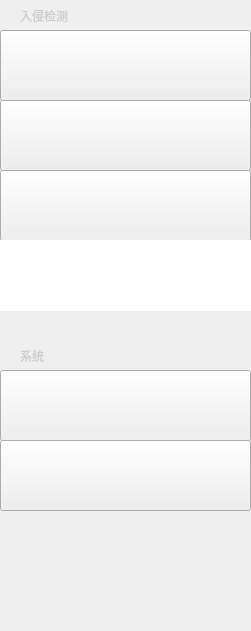
     <widget class="QFrame" name="LogMenu">
      <property name="geometry">
       <rect>
        <x>0</x>
        <y>30</y>
        <width>251</width>
        <height>631</height>
       </rect>
      </property>
      <property name="styleSheet">
       <string notr="true">background-image: url(:/blank/Design/blank.png);</string>
      </property>
      <property name="frameShape">
       <enum>QFrame::NoFrame</enum>
      </property>
      <property name="frameShadow">
       <enum>QFrame::Raised</enum>
      </property>
      <widget class="QGraphicsView" name="iconAlarm_7">
       <property name="geometry">
        <rect>
         <x>50</x>
         <y>110</y>
         <width>50</width>
         <height>44</height>
        </rect>
       </property>
       <property name="styleSheet">
        <string notr="true">background-image: url(:/icon/Design/iconAlarm.png);</string>
       </property>
       <property name="frameShape">
        <enum>QFrame::NoFrame</enum>
       </property>
       <property name="lineWidth">
        <number>-2</number>
       </property>
      </widget>
      <widget class="QGraphicsView" name="iconMode_7">
       <property name="geometry">
        <rect>
         <x>50</x>
         <y>180</y>
         <width>50</width>
         <height>44</height>
        </rect>
       </property>
       <property name="styleSheet">
        <string notr="true">
background-image: url(:/icon/Design/iconMode.png);</string>
       </property>
       <property name="frameShape">
        <enum>QFrame::NoFrame</enum>
       </property>
       <property name="lineWidth">
        <number>-2</number>
       </property>
      </widget>
      <widget class="QGraphicsView" name="iconDashboard_7">
       <property name="geometry">
        <rect>
         <x>50</x>
         <y>40</y>
         <width>55</width>
         <height>47</height>
        </rect>
       </property>
       <property name="styleSheet">
        <string notr="true">background-image: url(:/icon/Design/iconStatus.png);</string>
       </property>
       <property name="frameShape">
        <enum>QFrame::NoFrame</enum>
       </property>
       <property name="lineWidth">
        <number>-2</number>
       </property>
      </widget>
      <widget class="QGraphicsView" name="iconSettings_7">
       <property name="geometry">
        <rect>
         <x>50</x>
         <y>380</y>
         <width>48</width>
         <height>50</height>
        </rect>
       </property>
       <property name="styleSheet">
        <string notr="true">background-image: url(:/icon/Design/iconSettings.png);</string>
       </property>
       <property name="frameShape">
        <enum>QFrame::NoFrame</enum>
       </property>
       <property name="lineWidth">
        <number>-2</number>
       </property>
      </widget>
      <widget class="QGraphicsView" name="iconAbout_7">
       <property name="geometry">
        <rect>
         <x>50</x>
         <y>450</y>
         <width>54</width>
         <height>47</height>
        </rect>
       </property>
       <property name="styleSheet">
        <string notr="true">background-image: url(:/icon/Design/iconAbout.png);</string>
       </property>
       <property name="frameShape">
        <enum>QFrame::NoFrame</enum>
       </property>
       <property name="lineWidth">
        <number>-2</number>
       </property>
      </widget>
      <widget class="QGraphicsView" name="iconLog_7">
       <property name="geometry">
        <rect>
         <x>60</x>
         <y>250</y>
         <width>44</width>
         <height>44</height>
        </rect>
       </property>
       <property name="styleSheet">
        <string notr="true">background-image: url(:/icon/Design/iconLog.png);</string>
       </property>
       <property name="frameShape">
        <enum>QFrame::NoFrame</enum>
       </property>
       <property name="lineWidth">
        <number>-2</number>
       </property>
      </widget>
      <widget class="QLabel" name="ruqinjiance_7">
       <property name="geometry">
        <rect>
         <x>20</x>
         <y>0</y>
         <width>121</width>
         <height>31</height>
        </rect>
       </property>
       <property name="styleSheet">
        <string notr="true">background-image: url(:/blank/Design/blank.png);
font: 14pt &quot;PingFang SC&quot;;
color: rgb(204, 204, 204);</string>
       </property>
       <property name="text">
        <string>入侵检测</string>
       </property>
       <property name="textFormat">
        <enum>Qt::AutoText</enum>
       </property>
       <property name="wordWrap">
        <bool>true</bool>
       </property>
       <property name="margin">
        <number>0</number>
       </property>
      </widget>
      <widget class="QLabel" name="xitong_7">
       <property name="geometry">
        <rect>
         <x>20</x>
         <y>340</y>
         <width>121</width>
         <height>31</height>
        </rect>
       </property>
       <property name="styleSheet">
        <string notr="true">background-image: url(:/blank/Design/blank.png);
font: 14pt &quot;PingFang SC&quot;;
color: rgb(204, 204, 204);</string>
       </property>
       <property name="text">
        <string>系统</string>
       </property>
       <property name="textFormat">
        <enum>Qt::AutoText</enum>
       </property>
       <property name="wordWrap">
        <bool>true</bool>
       </property>
       <property name="margin">
        <number>0</number>
       </property>
      </widget>
      <widget class="QLabel" name="txtAbout_8">
       <property name="geometry">
        <rect>
         <x>130</x>
         <y>460</y>
         <width>61</width>
         <height>31</height>
        </rect>
       </property>
       <property name="styleSheet">
        <string notr="true">background-image: url(:/blank/Design/blank.png);
font: 18pt &quot;PingFang SC&quot;;
color: rgb(250, 250, 250);</string>
       </property>
       <property name="text">
        <string>关   于</string>
       </property>
       <property name="textFormat">
        <enum>Qt::AutoText</enum>
       </property>
       <property name="wordWrap">
        <bool>true</bool>
       </property>
       <property name="margin">
        <number>0</number>
       </property>
      </widget>
      <widget class="QLabel" name="txtMode_7">
       <property name="geometry">
        <rect>
         <x>130</x>
         <y>190</y>
         <width>61</width>
         <height>31</height>
        </rect>
       </property>
       <property name="styleSheet">
        <string notr="true">background-image: url(:/blank/Design/blank.png);
font: 18pt &quot;PingFang SC&quot;;
color: rgb(250, 250, 250);</string>
       </property>
       <property name="text">
        <string>模   式</string>
       </property>
       <property name="textFormat">
        <enum>Qt::AutoText</enum>
       </property>
       <property name="wordWrap">
        <bool>true</bool>
       </property>
       <property name="margin">
        <number>0</number>
       </property>
      </widget>
      <widget class="QLabel" name="txtAlarm_7">
       <property name="geometry">
        <rect>
         <x>130</x>
         <y>120</y>
         <width>61</width>
         <height>31</height>
        </rect>
       </property>
       <property name="styleSheet">
        <string notr="true">background-image: url(:/blank/Design/blank.png);
font: 18pt &quot;PingFang SC&quot;;
color: rgb(250, 250, 250);</string>
       </property>
       <property name="text">
        <string>警   报</string>
       </property>
       <property name="textFormat">
        <enum>Qt::AutoText</enum>
       </property>
       <property name="wordWrap">
        <bool>true</bool>
       </property>
       <property name="margin">
        <number>0</number>
       </property>
      </widget>
      <widget class="QLabel" name="txtLog_7">
       <property name="geometry">
        <rect>
         <x>130</x>
         <y>260</y>
         <width>61</width>
         <height>31</height>
        </rect>
       </property>
       <property name="styleSheet">
        <string notr="true">background-image: url(:/blank/Design/blank.png);
font: 18pt &quot;PingFang SC&quot;;
color: rgb(250, 250, 250);</string>
       </property>
       <property name="text">
        <string>日   志</string>
       </property>
       <property name="textFormat">
        <enum>Qt::AutoText</enum>
       </property>
       <property name="wordWrap">
        <bool>true</bool>
       </property>
       <property name="margin">
        <number>0</number>
       </property>
      </widget>
      <widget class="QLabel" name="txtDashboard_7">
       <property name="geometry">
        <rect>
         <x>130</x>
         <y>50</y>
         <width>61</width>
         <height>31</height>
        </rect>
       </property>
       <property name="styleSheet">
        <string notr="true">background-image: url(:/blank/Design/blank.png);
font: 18pt &quot;PingFang SC&quot;;
color: rgb(250, 250, 250);</string>
       </property>
       <property name="text">
        <string>仪表盘</string>
       </property>
       <property name="textFormat">
        <enum>Qt::AutoText</enum>
       </property>
       <property name="wordWrap">
        <bool>true</bool>
       </property>
       <property name="margin">
        <number>0</number>
       </property>
      </widget>
      <widget class="QLabel" name="txtSettings_10">
       <property name="geometry">
        <rect>
         <x>130</x>
         <y>390</y>
         <width>61</width>
         <height>31</height>
        </rect>
       </property>
       <property name="styleSheet">
        <string notr="true">background-image: url(:/blank/Design/blank.png);
font: 18pt &quot;PingFang SC&quot;;
color: rgb(250, 250, 250);</string>
       </property>
       <property name="text">
        <string>设   置</string>
       </property>
       <property name="textFormat">
        <enum>Qt::AutoText</enum>
       </property>
       <property name="wordWrap">
        <bool>true</bool>
       </property>
       <property name="margin">
        <number>0</number>
       </property>
      </widget>
      <widget class="QPushButton" name="linkLogToMode">
       <property name="geometry">
        <rect>
         <x>0</x>
         <y>170</y>
         <width>251</width>
         <height>71</height>
        </rect>
       </property>
       <property name="styleSheet">
        <string notr="true">background-image: url(:/blank/Design/blank.png);
border-image: url(:/blank/Design/blank.png);</string>
       </property>
       <property name="text">
        <string/>
       </property>
      </widget>
      <widget class="QPushButton" name="linkLogToHome">
       <property name="geometry">
        <rect>
         <x>0</x>
         <y>30</y>
         <width>251</width>
         <height>71</height>
        </rect>
       </property>
       <property name="styleSheet">
        <string notr="true">background-image: url(:/blank/Design/blank.png);
border-image: url(:/blank/Design/blank.png);</string>
       </property>
       <property name="text">
        <string/>
       </property>
      </widget>
      <widget class="QPushButton" name="linkLogToAlarm">
       <property name="geometry">
        <rect>
         <x>0</x>
         <y>100</y>
         <width>251</width>
         <height>71</height>
        </rect>
       </property>
       <property name="styleSheet">
        <string notr="true">background-image: url(:/blank/Design/blank.png);
border-image: url(:/blank/Design/blank.png);</string>
       </property>
       <property name="text">
        <string/>
       </property>
      </widget>
      <widget class="QPushButton" name="linkLogToSettings">
       <property name="geometry">
        <rect>
         <x>0</x>
         <y>370</y>
         <width>251</width>
         <height>71</height>
        </rect>
       </property>
       <property name="styleSheet">
        <string notr="true">background-image: url(:/blank/Design/blank.png);
border-image: url(:/blank/Design/blank.png);</string>
       </property>
       <property name="text">
        <string/>
       </property>
      </widget>
      <widget class="QPushButton" name="linkLogToAbout">
       <property name="geometry">
        <rect>
         <x>0</x>
         <y>440</y>
         <width>251</width>
         <height>71</height>
        </rect>
       </property>
       <property name="styleSheet">
        <string notr="true">background-image: url(:/blank/Design/blank.png);
border-image: url(:/blank/Design/blank.png);</string>
       </property>
       <property name="text">
        <string/>
       </property>
      </widget>
      <widget class="QGraphicsView" name="indicatorLog">
       <property name="geometry">
        <rect>
         <x>0</x>
         <y>240</y>
         <width>251</width>
         <height>71</height>
        </rect>
       </property>
       <property name="styleSheet">
        <string notr="true">background-image: url(:/icon/Design/iconSelection.png);</string>
       </property>
       <property name="frameShape">
        <enum>QFrame::NoFrame</enum>
       </property>
      </widget>
     </widget>
